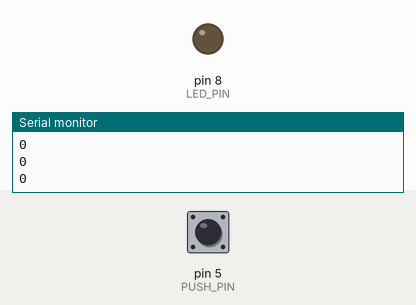
The sketch below on a simulated Arduino Uno, built with avr-gcc and run on an emulated ATmega328P. Shown: output pins drawn as LEDs (lit = HIGH), the last lines printed to the serial monitor. The test bench sets the inputs (shaded band); at power-on: pin 5 (PUSH_PIN) HIGH.

Above: at 1.2 s.
1.3 s: pin 5 (PUSH_PIN) pulled LOW for 0.15 s
At 2.6 s:
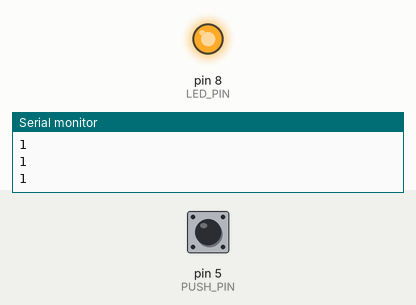
2.9 s: pin 5 (PUSH_PIN) pulled LOW for 1 s
At 5.1 s:
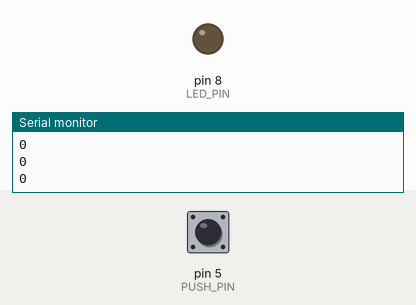
5.4 s: pin 5 (PUSH_PIN) pulled LOW for 3.2 s
At 9.7 s:
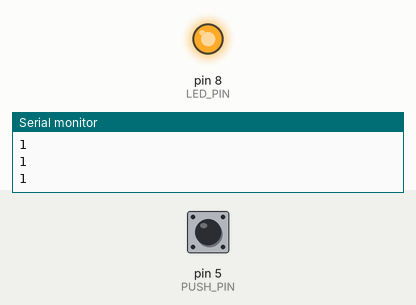
Timing chart, 0 to 11.2 s (numbered marks = the images above; inputs shaded):
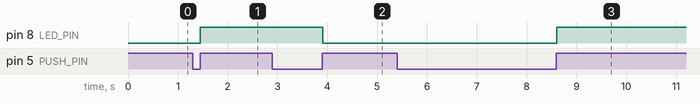

Measured:
- after the input at 1.3 s, pin 8 (LED_PIN): LOW → HIGH after 0.15 s
- after the input at 2.9 s, pin 8 (LED_PIN): HIGH → LOW after 1.0 s
- after the input at 5.4 s, pin 8 (LED_PIN): LOW → HIGH after 3.2 s

The sketch:

LED_Button.ino
```cpp
#define PUSH_PIN 5
#define LED_PIN 8

boolean status;
int flag=1;

void setup() {
  // put your setup code here, to run once:
  pinMode(PUSH_PIN, INPUT_PULLUP);
  pinMode(LED_PIN, OUTPUT);
  Serial.begin(9600);
}

void loop() {
  // put your main code here, to run repeatedly:
  if(digitalRead(PUSH_PIN)==HIGH){//LOW일시 상태변화가 누르자마자
    if(flag==0){
      flag=1;//깜빡임 막기
      status =!status;
    }
  }
  else{
    flag=0;
  }

 Serial.println(status);

  digitalWrite(LED_PIN, status);
  delay(10);
}
```
